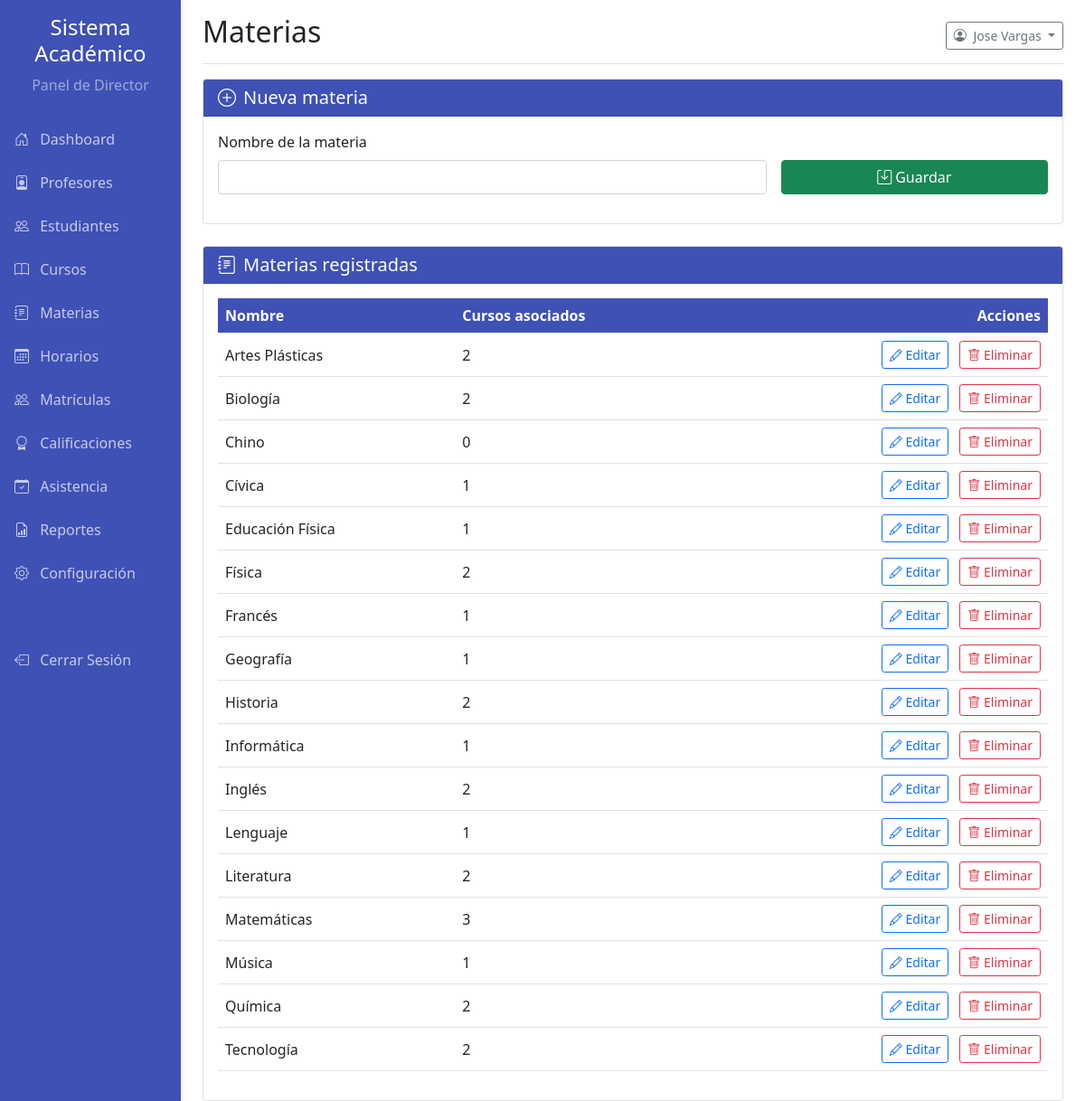
Screenshot of /pages/director_materias.php (signed in) with the database file from the repository.
### tables this page shows
CREATE TABLE `usuarios` (
  `id` int(11) NOT NULL,
  `nombre` varchar(100) NOT NULL,
  `apellido` varchar(100) NOT NULL,
  `email` varchar(150) NOT NULL,
  `password` varchar(255) NOT NULL,
  `mfa_code` varchar(10) DEFAULT NULL,
  `mfa_expiry` datetime DEFAULT NULL,
  `email_verification_token` varchar(255) DEFAULT NULL,
  `email_verified_at` datetime DEFAULT NULL,
  `role_id` int(11) NOT NULL,
  `fecha_creacion` datetime NOT NULL DEFAULT current_timestamp()
);

CREATE TABLE `materias` (
  `id` int(11) NOT NULL,
  `nombre` varchar(100) NOT NULL
);

### pages/helpers/director_helpers.php (called while the page is built, shortened)
<?php
function director_get_identity(mysqli $mysqli, int $userId): array
{
    $stmt = $mysqli->prepare('SELECT nombre, apellido FROM usuarios WHERE id = ? LIMIT 1');
    $stmt->bind_param('i', $userId);
    $stmt->execute();
    $stmt->bind_result($nombre, $apellido);
    return ['nombre' => $nombre ?? '', 'apellido' => $apellido ?? ''];
}
function director_get_materias(mysqli $mysqli): array
{
    $materias = [];
    $sql = 'SELECT m.id, m.nombre, COUNT(c.id) AS cursos_activos
            FROM materias m
            LEFT JOIN cursos c ON c.materia_id = m.id
            GROUP BY m.id, m.nombre
            ORDER BY m.nombre';
    if ($result = $mysqli->query($sql)) {
        while ($row = $result->fetch_assoc()) {
            $materias[] = $row;
        }
    }
    return $materias;
}

### pages/director_materias.php (the view, shortened to what this page needs)
<?php
require_once '../config.php';
require_once __DIR__ . '/helpers/director_helpers.php';
$identity = director_get_identity($mysqli, (int)$_SESSION['user_id']);
$materias = director_get_materias($mysqli);
$editId = isset($_GET['edit']) ? (int)$_GET['edit'] : 0;
include __DIR__ . '/side_bar_director.php';
?>
<!DOCTYPE html>
<html lang="es">
<head>
    <link href="../css/bootstrap.min.css" rel="stylesheet">
    <link href="../css/academic.css" rel="stylesheet" type="text/css">
    <link rel="stylesheet" href="https://cdn.jsdelivr.net/npm/bootstrap-icons@1.8.1/font/bootstrap-icons.css">
</head>
<body>
<div class="container-fluid">
    <div class="row">
        <div class="col-md-9 ms-sm-auto col-lg-10 px-md-4">
            <div class="d-flex justify-content-between flex-wrap flex-md-nowrap align-items-center pt-3 pb-2 mb-3 border-bottom">
                <h1 class="h2">Materias</h1>
                <div class="dropdown">
                    <button class="btn btn-sm btn-outline-secondary dropdown-toggle" type="button" data-bs-toggle="dropdown" aria-expanded="false">
                        <i class="bi bi-person-circle me-1"></i>
                        <?php echo htmlspecialchars(trim(($identity['nombre'] ?? '') . ' ' . ($identity['apellido'] ?? '')), ENT_QUOTES, 'UTF-8'); ?>
                    </button>
                </div>
            </div>
            <div class="card mb-4">
                <div class="card-header card-header-academic text-white">
                    <h5 class="mb-0"><i class="bi bi-plus-circle me-2"></i>Nueva materia</h5>
                </div>
                <div class="card-body">
                    <form method="post" class="row g-3">
                        <div class="col-md-8">
                            <label for="materiaNombre" class="form-label">Nombre de la materia</label>
                            <input type="text" class="form-control" name="nombre" id="materiaNombre" maxlength="100" required>
                        </div>
                        <div class="col-md-4 d-flex align-items-end">
                            <button type="submit" class="btn btn-success w-100">
                                <i class="bi bi-save me-1"></i>Guardar
                            </button>
                        </div>
                    </form>
                </div>
            </div>
            <div class="card">
                <div class="card-header card-header-academic text-white">
                    <h5 class="mb-0"><i class="bi bi-journal-text me-2"></i>Materias registradas</h5>
                </div>
                <div class="card-body">
                    <div class="table-responsive">
                        <table class="table table-hover align-middle">
                            <thead class="table-academic">
                            <tr>
                                <th>Nombre</th>
                                <th>Cursos asociados</th>
                                <th class="text-end">Acciones</th>
                            </tr>
                            </thead>
                            <tbody>
                            <?php foreach ($materias as $materia): ?>
                                <tr>
                                    <td>
                                        <?php if ($editId === (int)$materia['id']): ?>
                                            <form method="post" class="row g-2">
                                                <input type="hidden" name="action" value="update">
                                                <input type="hidden" name="id" value="<?php echo (int)$materia['id']; ?>">
                                                <div class="col-12 col-md-8">
                                                    <input type="text" class="form-control" name="nombre" maxlength="100" value="<?php echo htmlspecialchars($materia['nombre'], ENT_QUOTES, 'UTF-8'); ?>" required>
                                                </div>
                                                <div class="col-12 col-md-4 d-flex gap-2">
                                                    <button type="submit" class="btn btn-primary w-50">Guardar</button>
                                                    <a href="director_materias.php" class="btn btn-outline-secondary w-50">Cancelar</a>
                                                </div>
                                            </form>
                                        <?php else: ?>
                                            <?php echo htmlspecialchars($materia['nombre'], ENT_QUOTES, 'UTF-8'); ?>
                                        <?php endif; ?>
                                    </td>
                                    <td><?php echo (int)$materia['cursos_activos']; ?></td>
                                    <td class="text-end">
                                        <?php if ($editId !== (int)$materia['id']): ?>
                                            <a href="?edit=<?php echo (int)$materia['id']; ?>" class="btn btn-sm btn-outline-primary me-2">
                                                <i class="bi bi-pencil"></i> Editar
                                            </a>
                                            <form method="post" class="d-inline" onsubmit="return confirm('¿Desea eliminar esta materia?');">
                                                <button type="submit" class="btn btn-sm btn-outline-danger">
                                                    <i class="bi bi-trash"></i> Eliminar
                                                </button>
                                            </form>
                                        <?php endif; ?>
                                    </td>
                                </tr>
                            <?php endforeach; ?>
                            </tbody>
                        </table>
                    </div>
                </div>
            </div>
        </div>
    </div>
</div>
</body>
</html>

### css/academic.css (style rules this page uses)
:root { --academic-primary: #3f51b5; --academic-secondary: #ff4081; --academic-success: #4caf50; --academic-info: #2196f3; --academic-warning: #ff9800; --academic-danger: #f44336; --academic-light: #f5f5f5; --academic-dark: #212121; }
.card-header-academic { background-color: var(--academic-primary); color: white; }
.table-academic { background-color: var(--academic-primary); color: white; }

### rows the page displays
usuarios: nombre+apellido "Jose Vargas"
materias: nombre "Artes Plásticas", cursos_activos "2"
materias: nombre "Biología", cursos_activos "2"
materias: nombre "Chino", cursos_activos "0"
materias: nombre "Cívica", cursos_activos "1"
materias: nombre "Educación Física", cursos_activos "1"
materias: nombre "Física", cursos_activos "2"
materias: nombre "Francés", cursos_activos "1"
materias: nombre "Geografía", cursos_activos "1"
materias: nombre "Historia", cursos_activos "2"
materias: nombre "Informática", cursos_activos "1"
materias: nombre "Inglés", cursos_activos "2"
materias: nombre "Lenguaje", cursos_activos "1"
materias: nombre "Literatura", cursos_activos "2"
materias: nombre "Matemáticas", cursos_activos "3"
materias: nombre "Música", cursos_activos "1"
materias: nombre "Química", cursos_activos "2"
materias: nombre "Tecnología", cursos_activos "2"
